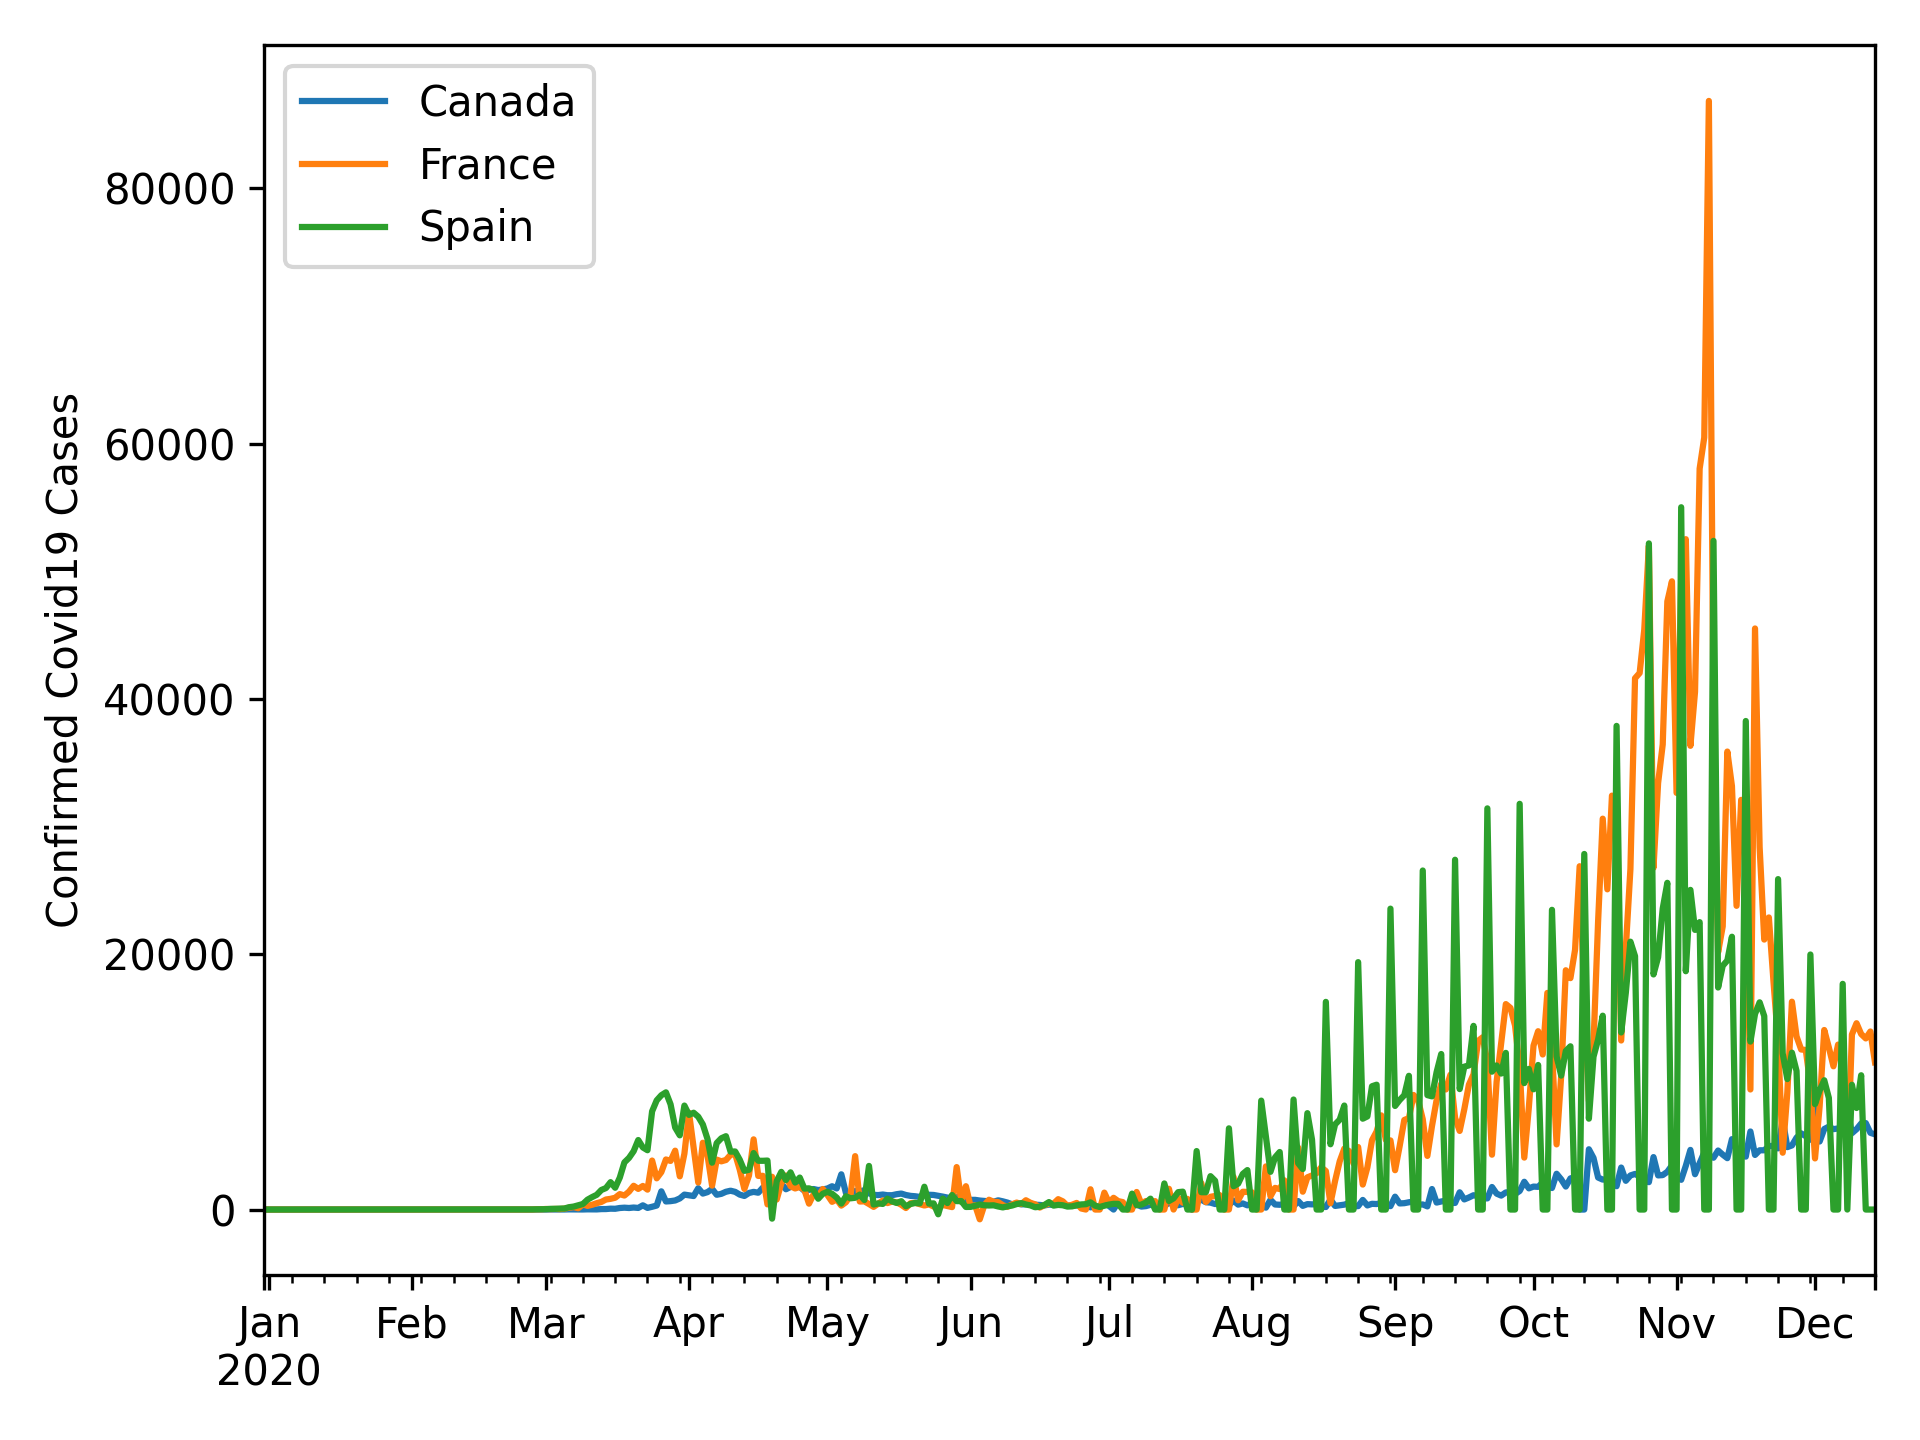

Python code for this plot:
import covpy
import matplotlib.pyplot as plt

dataCollector = covpy.DataCollector()

cases = dataCollector.get_covid19_cases()
countries = ['Canada', 'France', 'Spain']
ax = cases[countries].plot()
ax.set_ylabel("Confirmed Covid19 Cases")
plt.show()
